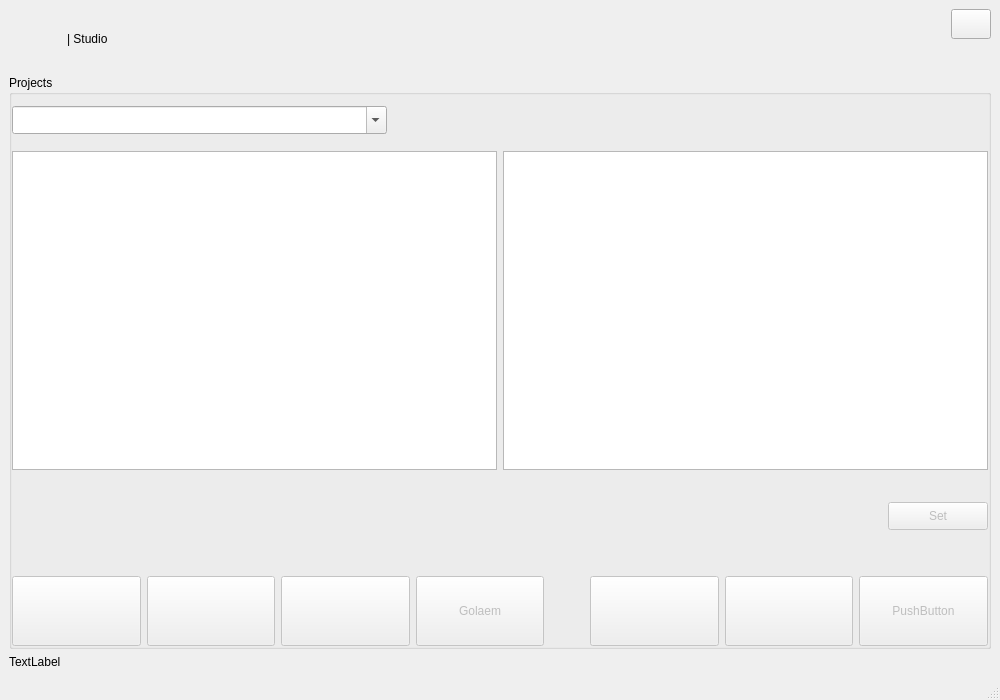
<?xml version="1.0" encoding="UTF-8"?>
<ui version="4.0">
 <class>MainWindow</class>
 <widget class="QMainWindow" name="MainWindow">
  <property name="geometry">
   <rect>
    <x>0</x>
    <y>0</y>
    <width>1000</width>
    <height>700</height>
   </rect>
  </property>
  <property name="minimumSize">
   <size>
    <width>1000</width>
    <height>700</height>
   </size>
  </property>
  <property name="windowTitle">
   <string>SynergyHUB</string>
  </property>
  <property name="windowIcon">
   <iconset resource="../resource.qrc">
    <normaloff>:/images/uHub_icon.png</normaloff>:/images/uHub_icon.png</iconset>
  </property>
  <widget class="QWidget" name="centralwidget">
   <layout class="QGridLayout" name="gridLayout_2">
    <item row="0" column="0">
     <widget class="QLabel" name="label_image">
      <property name="minimumSize">
       <size>
        <width>0</width>
        <height>0</height>
       </size>
      </property>
      <property name="maximumSize">
       <size>
        <width>150</width>
        <height>60</height>
       </size>
      </property>
      <property name="text">
       <string/>
      </property>
      <property name="pixmap">
       <pixmap resource="../resource.qrc">:/images/uHub_header.png</pixmap>
      </property>
      <property name="scaledContents">
       <bool>true</bool>
      </property>
     </widget>
    </item>
    <item row="0" column="2">
     <spacer name="horizontalSpacer">
      <property name="orientation">
       <enum>Qt::Horizontal</enum>
      </property>
      <property name="sizeHint" stdset="0">
       <size>
        <width>742</width>
        <height>57</height>
       </size>
      </property>
     </spacer>
    </item>
    <item row="0" column="1">
     <widget class="QLabel" name="labelStudio">
      <property name="text">
       <string>| Studio</string>
      </property>
     </widget>
    </item>
    <item row="0" column="3">
     <layout class="QVBoxLayout" name="verticalLayout_3">
      <item>
       <widget class="QPushButton" name="pushButtonSettings">
        <property name="minimumSize">
         <size>
          <width>30</width>
          <height>30</height>
         </size>
        </property>
        <property name="maximumSize">
         <size>
          <width>40</width>
          <height>40</height>
         </size>
        </property>
        <property name="text">
         <string/>
        </property>
        <property name="icon">
         <iconset resource="../resource.qrc">
          <normaloff>:/images/settings_enabled.png</normaloff>:/images/settings_enabled.png</iconset>
        </property>
       </widget>
      </item>
      <item>
       <spacer name="verticalSpacer">
        <property name="orientation">
         <enum>Qt::Vertical</enum>
        </property>
        <property name="sizeType">
         <enum>QSizePolicy::Fixed</enum>
        </property>
        <property name="sizeHint" stdset="0">
         <size>
          <width>20</width>
          <height>30</height>
         </size>
        </property>
       </spacer>
      </item>
     </layout>
    </item>
    <item row="2" column="0">
     <widget class="QLabel" name="labelInfo">
      <property name="text">
       <string>TextLabel</string>
      </property>
     </widget>
    </item>
    <item row="1" column="0" colspan="4">
     <widget class="QGroupBox" name="groupBox">
      <property name="title">
       <string>Projects</string>
      </property>
      <layout class="QGridLayout" name="gridLayout">
       <property name="leftMargin">
        <number>0</number>
       </property>
       <property name="topMargin">
        <number>0</number>
       </property>
       <property name="rightMargin">
        <number>0</number>
       </property>
       <property name="bottomMargin">
        <number>0</number>
       </property>
       <item row="1" column="0" colspan="2">
        <layout class="QHBoxLayout" name="horizontalLayout_2">
         <item>
          <layout class="QVBoxLayout" name="verticalLayout">
           <item>
            <widget class="QListWidget" name="listWidgetSequence"/>
           </item>
           <item>
            <widget class="QPushButton" name="seqAdd">
             <property name="minimumSize">
              <size>
               <width>12</width>
               <height>12</height>
              </size>
             </property>
             <property name="maximumSize">
              <size>
               <width>20</width>
               <height>20</height>
              </size>
             </property>
             <property name="toolTip">
              <string>Create New Sequence</string>
             </property>
             <property name="text">
              <string/>
             </property>
             <property name="icon">
              <iconset resource="../resource.qrc">
               <normaloff>:/images/plus.png</normaloff>:/images/plus.png</iconset>
             </property>
             <property name="iconSize">
              <size>
               <width>12</width>
               <height>12</height>
              </size>
             </property>
             <property name="flat">
              <bool>true</bool>
             </property>
            </widget>
           </item>
          </layout>
         </item>
         <item>
          <layout class="QVBoxLayout" name="verticalLayout_2">
           <item>
            <widget class="QListWidget" name="listWidgetShots">
             <property name="minimumSize">
              <size>
               <width>0</width>
               <height>0</height>
              </size>
             </property>
            </widget>
           </item>
           <item>
            <widget class="QPushButton" name="shotAdd">
             <property name="minimumSize">
              <size>
               <width>12</width>
               <height>12</height>
              </size>
             </property>
             <property name="maximumSize">
              <size>
               <width>20</width>
               <height>20</height>
              </size>
             </property>
             <property name="toolTip">
              <string>Create New Shot</string>
             </property>
             <property name="text">
              <string/>
             </property>
             <property name="icon">
              <iconset resource="../resource.qrc">
               <normaloff>:/images/plus.png</normaloff>:/images/plus.png</iconset>
             </property>
             <property name="iconSize">
              <size>
               <width>12</width>
               <height>12</height>
              </size>
             </property>
             <property name="flat">
              <bool>true</bool>
             </property>
            </widget>
           </item>
          </layout>
         </item>
        </layout>
       </item>
       <item row="2" column="0" colspan="2">
        <layout class="QHBoxLayout" name="horizontalLayout_5">
         <item>
          <spacer name="horizontalSpacer_2">
           <property name="orientation">
            <enum>Qt::Horizontal</enum>
           </property>
           <property name="sizeHint" stdset="0">
            <size>
             <width>40</width>
             <height>20</height>
            </size>
           </property>
          </spacer>
         </item>
         <item>
          <widget class="QPushButton" name="pbValidate">
           <property name="enabled">
            <bool>false</bool>
           </property>
           <property name="minimumSize">
            <size>
             <width>100</width>
             <height>28</height>
            </size>
           </property>
           <property name="text">
            <string>Set</string>
           </property>
          </widget>
         </item>
        </layout>
       </item>
       <item row="0" column="0" colspan="2">
        <layout class="QHBoxLayout" name="horizontalLayout">
         <item>
          <widget class="QComboBox" name="projects_cb">
           <property name="minimumSize">
            <size>
             <width>375</width>
             <height>28</height>
            </size>
           </property>
           <property name="maximumSize">
            <size>
             <width>150</width>
             <height>16777215</height>
            </size>
           </property>
           <property name="toolTip">
            <string>Recent Jobs List</string>
           </property>
           <property name="editable">
            <bool>true</bool>
           </property>
           <property name="maxVisibleItems">
            <number>15</number>
           </property>
          </widget>
         </item>
         <item>
          <spacer name="horizontalSpacer_3">
           <property name="orientation">
            <enum>Qt::Horizontal</enum>
           </property>
           <property name="sizeHint" stdset="0">
            <size>
             <width>40</width>
             <height>20</height>
            </size>
           </property>
          </spacer>
         </item>
         <item>
          <widget class="QPushButton" name="btManagerLink">
           <property name="minimumSize">
            <size>
             <width>50</width>
             <height>50</height>
            </size>
           </property>
           <property name="maximumSize">
            <size>
             <width>50</width>
             <height>50</height>
            </size>
           </property>
           <property name="text">
            <string/>
           </property>
           <property name="icon">
            <iconset resource="../resource.qrc">
             <normaloff>:/images/sg_linked.png</normaloff>:/images/sg_linked.png</iconset>
           </property>
           <property name="iconSize">
            <size>
             <width>35</width>
             <height>35</height>
            </size>
           </property>
           <property name="checkable">
            <bool>false</bool>
           </property>
           <property name="flat">
            <bool>true</bool>
           </property>
          </widget>
         </item>
        </layout>
       </item>
       <item row="3" column="1">
        <spacer name="verticalSpacer_2">
         <property name="orientation">
          <enum>Qt::Vertical</enum>
         </property>
         <property name="sizeType">
          <enum>QSizePolicy::Maximum</enum>
         </property>
         <property name="sizeHint" stdset="0">
          <size>
           <width>20</width>
           <height>40</height>
          </size>
         </property>
        </spacer>
       </item>
       <item row="4" column="0" colspan="2">
        <layout class="QHBoxLayout" name="horizontalLayout_3">
         <item>
          <widget class="QPushButton" name="soft_1">
           <property name="enabled">
            <bool>false</bool>
           </property>
           <property name="minimumSize">
            <size>
             <width>60</width>
             <height>70</height>
            </size>
           </property>
           <property name="maximumSize">
            <size>
             <width>100000</width>
             <height>10000</height>
            </size>
           </property>
           <property name="text">
            <string/>
           </property>
           <property name="icon">
            <iconset resource="../resource.qrc">
             <normaloff>:/images/app_icon_nuke.png</normaloff>:/images/app_icon_nuke.png</iconset>
           </property>
           <property name="iconSize">
            <size>
             <width>45</width>
             <height>45</height>
            </size>
           </property>
          </widget>
         </item>
         <item>
          <widget class="QPushButton" name="soft_2">
           <property name="enabled">
            <bool>false</bool>
           </property>
           <property name="minimumSize">
            <size>
             <width>60</width>
             <height>70</height>
            </size>
           </property>
           <property name="maximumSize">
            <size>
             <width>10000</width>
             <height>1000</height>
            </size>
           </property>
           <property name="text">
            <string/>
           </property>
           <property name="icon">
            <iconset resource="../resource.qrc">
             <normaloff>:/images/app_icon_maya.png</normaloff>:/images/app_icon_maya.png</iconset>
           </property>
           <property name="iconSize">
            <size>
             <width>45</width>
             <height>45</height>
            </size>
           </property>
          </widget>
         </item>
         <item>
          <widget class="QPushButton" name="soft_3">
           <property name="enabled">
            <bool>false</bool>
           </property>
           <property name="minimumSize">
            <size>
             <width>60</width>
             <height>70</height>
            </size>
           </property>
           <property name="maximumSize">
            <size>
             <width>1000</width>
             <height>10000</height>
            </size>
           </property>
           <property name="text">
            <string/>
           </property>
           <property name="icon">
            <iconset resource="../resource.qrc">
             <normaloff>:/images/app_icon_houdini.png</normaloff>:/images/app_icon_houdini.png</iconset>
           </property>
           <property name="iconSize">
            <size>
             <width>45</width>
             <height>45</height>
            </size>
           </property>
          </widget>
         </item>
         <item>
          <widget class="QPushButton" name="soft_4">
           <property name="enabled">
            <bool>false</bool>
           </property>
           <property name="minimumSize">
            <size>
             <width>60</width>
             <height>70</height>
            </size>
           </property>
           <property name="maximumSize">
            <size>
             <width>10000</width>
             <height>10000</height>
            </size>
           </property>
           <property name="text">
            <string>Golaem</string>
           </property>
           <property name="iconSize">
            <size>
             <width>45</width>
             <height>45</height>
            </size>
           </property>
          </widget>
         </item>
         <item>
          <spacer name="horizontalSpacer_4">
           <property name="orientation">
            <enum>Qt::Horizontal</enum>
           </property>
           <property name="sizeType">
            <enum>QSizePolicy::Minimum</enum>
           </property>
           <property name="sizeHint" stdset="0">
            <size>
             <width>40</width>
             <height>20</height>
            </size>
           </property>
          </spacer>
         </item>
         <item>
          <widget class="QPushButton" name="soft_5">
           <property name="enabled">
            <bool>false</bool>
           </property>
           <property name="minimumSize">
            <size>
             <width>60</width>
             <height>70</height>
            </size>
           </property>
           <property name="maximumSize">
            <size>
             <width>10000</width>
             <height>10000</height>
            </size>
           </property>
           <property name="text">
            <string/>
           </property>
           <property name="icon">
            <iconset resource="../resource.qrc">
             <normaloff>:/images/nk_renderSetupAsset_icon.png</normaloff>:/images/nk_renderSetupAsset_icon.png</iconset>
           </property>
           <property name="iconSize">
            <size>
             <width>45</width>
             <height>45</height>
            </size>
           </property>
          </widget>
         </item>
         <item>
          <widget class="QPushButton" name="soft_6">
           <property name="enabled">
            <bool>false</bool>
           </property>
           <property name="minimumSize">
            <size>
             <width>60</width>
             <height>70</height>
            </size>
           </property>
           <property name="maximumSize">
            <size>
             <width>10000</width>
             <height>10000</height>
            </size>
           </property>
           <property name="text">
            <string/>
           </property>
           <property name="icon">
            <iconset resource="../resource.qrc">
             <normaloff>:/images/icon_folder_dropdown.png</normaloff>:/images/icon_folder_dropdown.png</iconset>
           </property>
           <property name="iconSize">
            <size>
             <width>45</width>
             <height>45</height>
            </size>
           </property>
          </widget>
         </item>
         <item>
          <widget class="QPushButton" name="soft_7">
           <property name="enabled">
            <bool>false</bool>
           </property>
           <property name="minimumSize">
            <size>
             <width>60</width>
             <height>70</height>
            </size>
           </property>
           <property name="text">
            <string>PushButton</string>
           </property>
           <property name="iconSize">
            <size>
             <width>45</width>
             <height>45</height>
            </size>
           </property>
          </widget>
         </item>
        </layout>
       </item>
      </layout>
     </widget>
    </item>
   </layout>
  </widget>
  <widget class="QMenuBar" name="menubar">
   <property name="geometry">
    <rect>
     <x>0</x>
     <y>0</y>
     <width>1000</width>
     <height>21</height>
    </rect>
   </property>
  </widget>
  <widget class="QStatusBar" name="statusbar"/>
 </widget>
 <resources>
  <include location="../resource.qrc"/>
 </resources>
 <connections/>
</ui>
